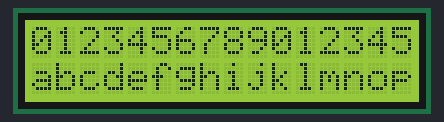
The sketch below on a simulated Arduino Uno, built with avr-gcc and run on an emulated ATmega328P. Shown: 16×2 character LCD.

Above: at 0.1 s.
At 2.1 s:
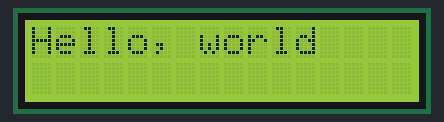

Measured:
- what the display in image 1 shows lasts 2.0 s, from 2.1 s to 4.1 s

The sketch:

hackduino6.ino
```cpp
#include "LiquidCrystal.h"
LiquidCrystal lcd( 8, 9, 4, 5, 6, 7 );

void setup()
{
   lcd.begin( 16, 2 );
   lcd.clear();
}

void loop()
{
   lcd.setCursor( 0, 0 );   // top left
   lcd.print( "0123456789012345" );

   lcd.setCursor( 0, 1 );   //bottom left
   lcd.print( "abcdefghijklmnop" );

   delay(2000);
   lcd.clear();

   lcd.setCursor(0,0);
   lcd.print("Hello, world");

   delay(2000);
   lcd.clear();

}
```
